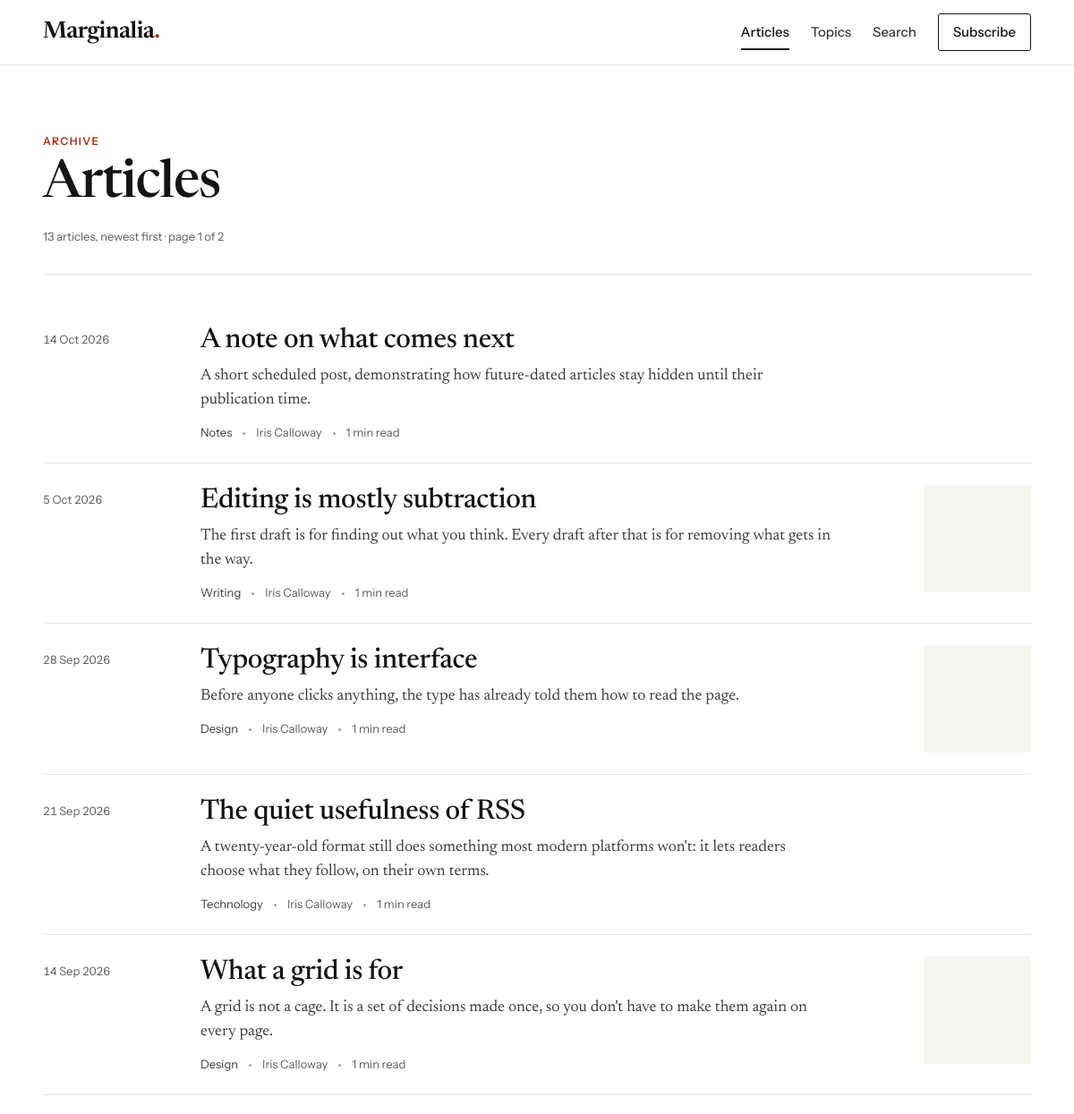
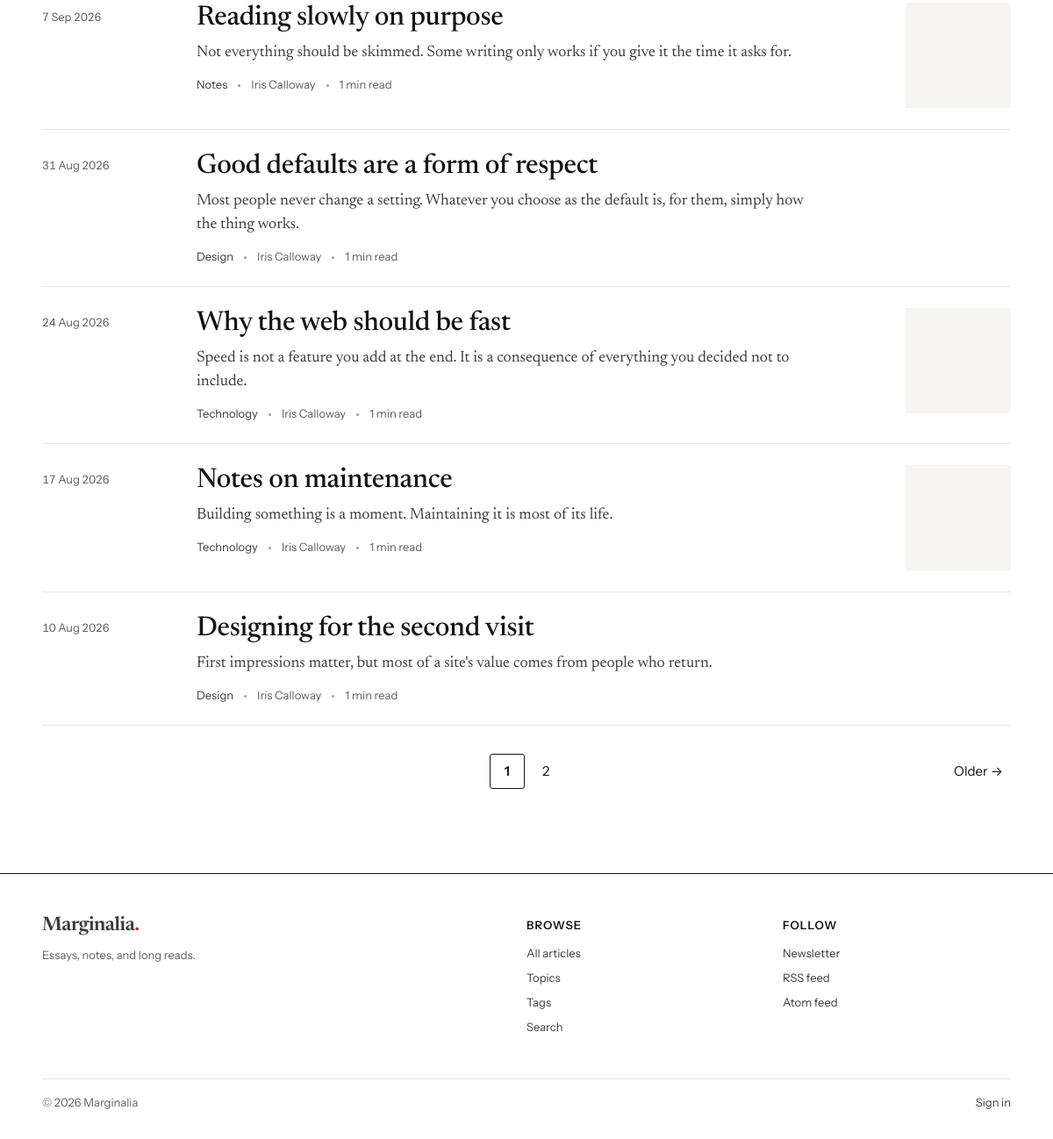
/posts/, run on the app's committed database (2 pictures, top to bottom).
### apps/blog/models.py (models this page shows, shortened)
class Post(models.Model):
    class Status(models.TextChoices):
        DRAFT = "draft", "Draft"
        PUBLISHED = "published", "Published"
    title = models.CharField(max_length=200)
    slug = models.SlugField(max_length=200, unique=True, validators=[slug_validator])
    excerpt = models.TextField(
        blank=True, max_length=400, help_text="A one- or two-sentence summary shown in listings."
    )
    body = models.TextField(blank=True, help_text="Written in Markdown.")
    body_html = models.TextField(blank=True, editable=False)
    body_text = models.TextField(blank=True, editable=False)
    word_count = models.PositiveIntegerField(default=0, editable=False)
    reading_time = models.PositiveSmallIntegerField(default=1, editable=False)
    cover_image = models.ForeignKey(
        "images.Image", null=True, blank=True, on_delete=models.SET_NULL, related_name="+"
    )
    author = models.ForeignKey(Author, on_delete=models.PROTECT, related_name="posts")
    category = models.ForeignKey(
        Category, null=True, blank=True, on_delete=models.SET_NULL, related_name="posts"
    )
    tags = models.ManyToManyField(Tag, blank=True, related_name="posts")
    status = models.CharField(
        max_length=10, choices=Status.choices, default=Status.DRAFT, db_index=True
    )
    published_at = models.DateTimeField(null=True, blank=True, db_index=True)
    featured = models.BooleanField(default=False, help_text="Feature on the home page.")
    allow_comments = models.BooleanField(default=True)
    seo_title = models.CharField("SEO title", max_length=70, blank=True)
    seo_description = models.CharField("SEO description", max_length=200, blank=True)
    is_demo = models.BooleanField(default=False)
    created_at = models.DateTimeField(auto_now_add=True)
    updated_at = models.DateTimeField(auto_now=True)
    created_by = models.ForeignKey(
        settings.AUTH_USER_MODEL, null=True, blank=True, on_delete=models.SET_NULL, related_name="+"
    )
    updated_by = models.ForeignKey(
        settings.AUTH_USER_MODEL, null=True, blank=True, on_delete=models.SET_NULL, related_name="+"
    )
    objects = PostQuerySet.as_manager()
    class Meta:
        ordering = ["-published_at", "-created_at"]
        indexes = [models.Index(fields=["status", "published_at"])]
        permissions = [("manage_publication", "Can manage the publication in the studio")]
    def get_absolute_url(self):
        return reverse("blog:post_detail", args=[self.slug])
    @property
    def summary(self):
        return self.excerpt or Truncator(self.body_text).words(40)

class Category(models.Model):
    name = models.CharField(max_length=80, unique=True)
    slug = models.SlugField(max_length=100, unique=True, validators=[slug_validator])
    description = models.TextField(blank=True, max_length=500)
    position = models.PositiveSmallIntegerField(
        default=0, help_text="Lower numbers are listed first."
    )
    is_demo = models.BooleanField(default=False)
    class Meta:
        ordering = ["position", "name"]
        verbose_name_plural = "categories"
    def get_absolute_url(self):
        return reverse("blog:category_detail", args=[self.slug])

class Author(models.Model):
    user = models.OneToOneField(
        settings.AUTH_USER_MODEL,
        null=True,
        blank=True,
        on_delete=models.SET_NULL,
        related_name="author_profile",
        help_text="Optional sign-in account linked to this author.",
    )
    name = models.CharField(max_length=120)
    slug = models.SlugField(max_length=140, unique=True, validators=[slug_validator])
    bio = models.TextField(blank=True, max_length=1500)
    avatar = models.ForeignKey(
        "images.Image", null=True, blank=True, on_delete=models.SET_NULL, related_name="+"
    )
    website = models.URLField(blank=True)
    is_demo = models.BooleanField(default=False)
    created_at = models.DateTimeField(auto_now_add=True)
    updated_at = models.DateTimeField(auto_now=True)
    class Meta:
        ordering = ["name"]

### apps/images/models.py (models this page shows, shortened)
class Image(models.Model):
    file = models.ImageField(upload_to=image_upload_to, width_field="width", height_field="height")
    alt_text = models.CharField(
        "alt text",
        max_length=250,
        help_text="Describe the image for people who can't see it.",
    )
    width = models.PositiveIntegerField(default=0, editable=False)
    height = models.PositiveIntegerField(default=0, editable=False)
    file_size = models.PositiveIntegerField(default=0, editable=False)
    original_filename = models.CharField(max_length=255, blank=True)
    uploaded_by = models.ForeignKey(
        settings.AUTH_USER_MODEL, null=True, blank=True, on_delete=models.SET_NULL, related_name="+"
    )
    is_demo = models.BooleanField(default=False)
    created_at = models.DateTimeField(auto_now_add=True)
    class Meta:
        ordering = ["-created_at"]
    @property
    def url(self):
        return self.file.url if self.file else ""

### apps/blog/views.py (the view)
# urls.py: path("posts/", views.post_list, name="post_list"),
@require_GET
def post_list(request):
    page = paginate(request, Post.objects.live().with_relations())
    return render(request, "blog/post_list.html", {"page": page})

### apps/blog/models.py (called while the page is built)
    def live(self, now=None):
        return self.filter(
            status=Post.Status.PUBLISHED,
            published_at__isnull=False,
            published_at__lte=now or timezone.now(),
        )

    def with_relations(self):
        return self.select_related("author", "category", "cover_image").prefetch_related("tags")

### apps/blog/views.py (called while the page is built)
def paginate(request, items, per_page=None):
    paginator = Paginator(items, per_page or settings.POSTS_PER_PAGE)
    try:
        return paginator.page(request.GET.get("page") or 1)
    except (EmptyPage, PageNotAnInteger):
        raise Http404("That page doesn't exist.") from None

### apps/core/context_processors.py (called while the page is built)
def site(request):
    return {
        "publication": {
            "name": settings.SITE_NAME,
            "tagline": settings.SITE_TAGLINE,
            "url": settings.SITE_URL,
            "language": settings.SITE_LANGUAGE,
        },
        "ephemeral_data": settings.EPHEMERAL_DATA,
    }

### apps/core/templatetags/ui.py (called while the page is built)
@register.simple_tag(takes_context=True)
def nav_current(context, *url_names):
    match = getattr(context.get("request"), "resolver_match", None)
    if match and match.view_name in url_names:
        return mark_safe(' aria-current="page"')
    return ""

### apps/studio/context_processors.py (called while the page is built)
def studio(request):
    match = getattr(request, "resolver_match", None)
    if not match or match.namespace != "studio" or not is_editor(request.user):
        return {}
    from apps.comments.models import Comment
    return {"studio_pending_comments": Comment.objects.pending().count()}

### templates/blog/post_list.html (shortened to what this page needs)
{% extends "base.html" %}
{% block content %}
<div class="wrap">
  <header class="page-head">
    <span class="kicker">Archive</span>
    <h1>Articles</h1>
    <p class="page-head__meta">
      {{ page.paginator.count }} article{{ page.paginator.count|pluralize }}, newest first{% if page.paginator.num_pages > 1 %} · page {{ page.number }} of {{ page.paginator.num_pages }}{% endif %}
    </p>
  </header>
  {% if page.object_list %}
    <ul class="post-index" role="list">
      {% for post in page.object_list %}{% include "partials/post_row.html" with show_author=True %}{% endfor %}
    </ul>
    {% include "partials/pagination.html" %}
  {% else %}
    <div class="empty">
      <h2>No articles yet</h2>
      <p>Published articles will be listed here.</p>
    </div>
  {% endif %}
</div>
{% endblock %}

### templates/partials/post_row.html
<li class="post-row{% if not post.cover_image %} post-row--no-thumb{% endif %}">
  <time class="post-row__date" datetime="{{ post.published_at|date:'c' }}">{{ post.published_at|date:"j M Y" }}</time>
  <div>
    <{{ level|default:"h2" }} class="post-row__title"><a href="{{ post.get_absolute_url }}">{{ post.title }}</a></{{ level|default:"h2" }}>
    {% if post.snippet %}
      <p class="post-row__snippet">{{ post.snippet }}</p>
    {% else %}
      <p class="post-row__excerpt">{{ post.summary }}</p>
    {% endif %}
    <div class="meta">
      {% if post.category %}<a href="{{ post.category.get_absolute_url }}">{{ post.category.name }}</a>{% endif %}
      {% if show_author %}<span>{{ post.author.name }}</span>{% endif %}
      <span>{{ post.reading_time }} min read</span>
    </div>
  </div>
  {% if post.cover_image %}
    <a class="post-row__thumb" href="{{ post.get_absolute_url }}" tabindex="-1" aria-hidden="true">
      <img src="{{ post.cover_image.url }}" alt="" width="240" height="240" loading="lazy" decoding="async">
    </a>
  {% endif %}
</li>

### static/css/site.css (style rules this page uses)
:root { color-scheme: light; --paper: #ffffff; --wash: #f6f5f1; --ink: #141414; --ink-2: #3b3b3b; --muted: #5e5e5e; --rule: #e7e5e0; --rule-strong: #cfcbc3; --control: #8f8b83; --accent: #a8321a; --accent-strong: #84260f; --accent-wash: #fbefe9; --success: #1f6b43; --success-wash: #eaf4ee; --danger: #a1221b; --danger-wash: #fbecea; --warning: #8a5300; --warning-wash: #fdf3e2; --serif: "Newsreader", "Iowan Old Style", "Palatino Linotype", Palatino, Georgia, serif; --sans: "Instrument Sans", system-ui, -apple-system, "Segoe UI", Roboto, "Helvetica Neue", Arial, sans-serif; --mono: "JetBrains Mono", ui-monospace, "Cascadia Code", Consolas, monospace; --step--1: 0.8125rem; --step-0: 0.9375rem; --step-1: 1.125rem; --step-2: clamp(1.25rem, 1.1rem + 0.5vw, 1.5rem); --step-3: clamp(1.5rem, 1.2rem + 1vw, 2rem); --step-4: clamp(1.875rem, 1.3rem + 2vw, 2.75rem); --step-5: clamp(2.25rem, 1.4rem + 3vw, 3.75rem); --space-1: 0.25rem; --space-2: 0.5rem; --space-3: 0.75rem; --space-4: 1rem; --space-5: 1.5rem; --space-6: 2rem; --space-7: 3rem; --space-8: 4.5rem; --space-9: 6rem; --page: 76rem; --measure: 40rem; --gutter: clamp(1rem, 4vw, 3rem); --radius: 3px; --header-h: 4.5rem; }
*, *::before, *::after { box-sizing: border-box; }
html { -webkit-text-size-adjust: 100%; text-size-adjust: 100%; scroll-padding-top: 1.5rem; }
body { margin: 0; background: var(--paper); color: var(--ink); font-family: var(--sans); font-size: var(--step-0); line-height: 1.55; text-rendering: optimizeLegibility; -webkit-font-smoothing: antialiased; display: flex; flex-direction: column; min-height: 100vh; overflow-wrap: break-word; }
h1, h2, h3, .meta, .post-row__excerpt, .article-dek, .page-head__lede, .topic-list__name { overflow-wrap: anywhere; }
img, svg { display: block; max-width: 100%; height: auto; }
h1, h2, h3, h4, h5, h6, p, figure, blockquote, ul, ol, dl { margin: 0; }
ul[role="list"], ol[role="list"] { list-style: none; padding: 0; }
@media (prefers-reduced-motion: no-preference) { html { scroll-behavior: smooth; } }
a { color: inherit; text-decoration-thickness: 1px; text-underline-offset: 0.18em; }
.wrap { width: 100%; max-width: calc(var(--page) + 2 * var(--gutter)); margin-inline: auto; padding-inline: var(--gutter); }
.kicker { display: inline-block; font-family: var(--sans); font-size: 0.75rem; font-weight: 600; letter-spacing: 0.12em; text-transform: uppercase; color: var(--accent); text-decoration: none; }
.page-head { padding-block: var(--space-8) var(--space-6); border-bottom: 1px solid var(--rule); margin-bottom: var(--space-6); }
.page-head h1 { font-family: var(--serif); font-size: var(--step-5); font-weight: 500; font-variation-settings: "opsz" 72; letter-spacing: -0.02em; line-height: 1.05; margin-top: var(--space-2); }
.page-head__meta { margin-top: var(--space-4); color: var(--muted); font-size: var(--step--1); }
.meta { display: flex; flex-wrap: wrap; align-items: center; gap: var(--space-1) var(--space-3); font-family: var(--sans); font-size: var(--step--1); color: var(--muted); }
.meta > * + *::before { content: ""; display: inline-block; width: 3px; height: 3px; margin-right: var(--space-3); border-radius: 50%; background: currentColor; vertical-align: middle; opacity: 0.6; }
.meta a { color: var(--ink-2); text-decoration: none; }
.post-index { list-style: none; margin: 0; padding: 0; }
.post-row { display: grid; grid-template-columns: 9.5rem minmax(0, 1fr) 7.5rem; gap: var(--space-5); align-items: start; padding-block: var(--space-5); border-bottom: 1px solid var(--rule); }
.post-row__date { padding-top: 0.375rem; font-size: var(--step--1); color: var(--muted); font-variant-numeric: tabular-nums; }
.post-row__title { font-family: var(--serif); font-size: var(--step-3); font-weight: 500; font-variation-settings: "opsz" 36; line-height: 1.15; letter-spacing: -0.01em; text-wrap: balance; }
.post-row__title a { text-decoration: none; }
.post-row__excerpt { margin-top: var(--space-2); font-family: var(--serif); font-size: var(--step-1); line-height: 1.5; color: var(--ink-2); max-width: 44rem; }
.post-row .meta { margin-top: var(--space-3); }
.post-row__thumb img { width: 100%; aspect-ratio: 1; object-fit: cover; background: var(--wash); }
.post-row--no-thumb { grid-template-columns: 9.5rem minmax(0, 1fr); }

### data on the page
Post: published_at "14 Oct 2026", title "A note on what comes next", summary "A short scheduled post, demonstrating how future-dated articles stay hidden until their publication time.", category.name "Notes", author.name "Iris Calloway", reading_time "1"
Post: published_at "5 Oct 2026", title "Editing is mostly subtraction", summary "The first draft is for finding out what you think. Every draft after that is for removing what gets in the way.", category.name "Writing", author.name "Iris Calloway", reading_time "1", cover_image (picture)
Post: published_at "28 Sep 2026", title "Typography is interface", summary "Before anyone clicks anything, the type has already told them how to read the page.", category.name "Design", author.name "Iris Calloway", reading_time "1", cover_image (picture)
Post: published_at "21 Sep 2026", title "The quiet usefulness of RSS", summary "A twenty-year-old format still does something most modern platforms won't: it lets readers choose what they follow, on their own terms.", category.name "Technology", author.name "Iris Calloway", reading_time "1"
Post: published_at "14 Sep 2026", title "What a grid is for", summary "A grid is not a cage. It is a set of decisions made once, so you don't have to make them again on every page.", category.name "Design", author.name "Iris Calloway", reading_time "1", cover_image (picture)
Post: published_at "7 Sep 2026", title "Reading slowly on purpose", summary "Not everything should be skimmed. Some writing only works if you give it the time it asks for.", category.name "Notes", author.name "Iris Calloway", reading_time "1", cover_image (picture)
Post: published_at "31 Aug 2026", title "Good defaults are a form of respect", summary "Most people never change a setting. Whatever you choose as the default is, for them, simply how the thing works.", category.name "Design", author.name "Iris Calloway", reading_time "1"
Post: published_at "24 Aug 2026", title "Why the web should be fast", summary "Speed is not a feature you add at the end. It is a consequence of everything you decided not to include.", category.name "Technology", author.name "Iris Calloway", reading_time "1", cover_image (picture)
Post: published_at "17 Aug 2026", title "Notes on maintenance", summary "Building something is a moment. Maintaining it is most of its life.", category.name "Technology", author.name "Iris Calloway", reading_time "1", cover_image (picture)
Post: published_at "10 Aug 2026", title "Designing for the second visit", summary "First impressions matter, but most of a site's value comes from people who return.", category.name "Design", author.name "Iris Calloway", reading_time "1"

### other printed values
{{ publication.name }} "Marginalia"
{{ page.paginator.count }} "13"
{{ page.number }} "1"
{{ page.paginator.num_pages }} "2"
{{ number }} "1"
{{ number }} "2"
{{ publication.tagline }} "Essays, notes, and long reads."
